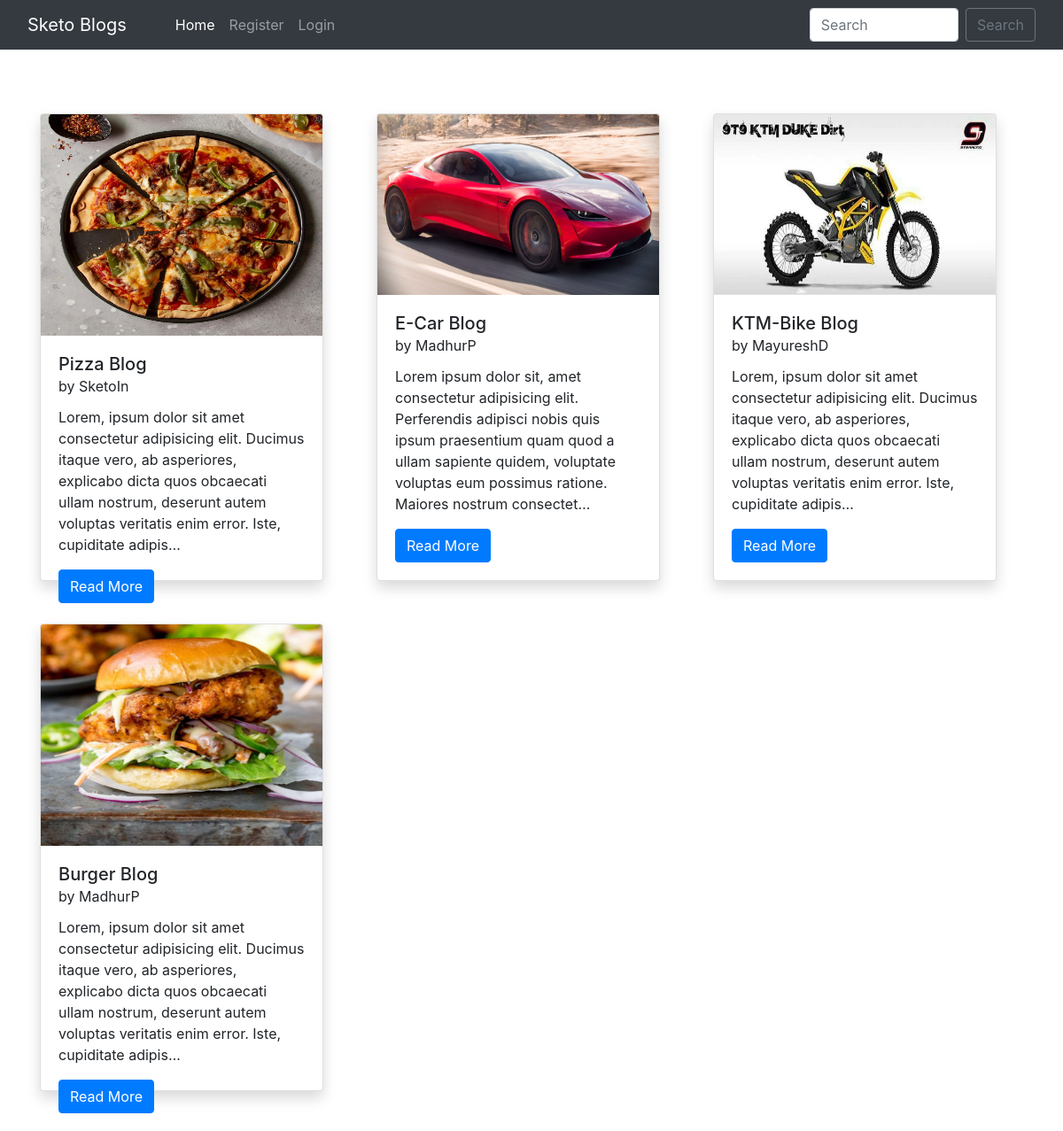
The page / on the database its author committed.
### home/models.py (models this page shows, shortened)
class BlogPost(models.Model):
    title=models.CharField(max_length=255)
    author= models.ForeignKey(User, on_delete=models.CASCADE)
    slug=models.CharField(max_length=130)
    content=models.TextField()
    image = models.ImageField(upload_to="profile_pics", blank=True, null=True)
    dateTime=models.DateTimeField(auto_now_add=True)

### home/views.py (the view)
# urls.py: path("", views.blogs, name="blogs"),
def blogs(request):
    posts = BlogPost.objects.all()
    posts = BlogPost.objects.filter().order_by('-dateTime')
    return render(request, "blog.html", {'posts':posts})

### home/templates/blog.html (shortened to what this page needs)
{% extends 'base.html' %}
{% block homeactive %} active {% endblock homeactive %}
{% block body %}
<div class="container mt-5 mb-3">
    <div class="row">
        {% for post in posts %}
        <div class="col-lg-4 my-4">
            <div class="card shadow" style="width: 20rem; height: 33rem;">
                <img src="/media/{{post.image}}" class="card-img-top" alt="..." height="250px">
                <div class="card-body">
                  <h5 class="card-title">{{post.title}} <br><small>by {{post.author}}</small></h5>
                  <p class="card-text">{{post.content| truncatechars:210}}</p>
                  <a href="blog/{{post.slug}}" class="btn btn-primary">Read More {% if user.is_superuser %}<a href="delete_blog_post/{{post.slug}}/" class="btn btn-danger mx-4">Delete Blog</a>{% endif %}</a>
                </div>
              </div>
        </div>
        {% endfor %}
    </div>
</div>
{% endblock %}

### home/templates/base.html (shortened to what this page needs)
<!doctype html>
<html lang="en">
  <head>
    <link href="//maxcdn.bootstrapcdn.com/bootstrap/4.1.1/css/bootstrap.min.css" rel="stylesheet" id="bootstrap-css">
    <link href="https://cdn.jsdelivr.net/npm/bootstrap@5.0.2/dist/css/bootstrap.min.css" rel="stylesheet">
    <link rel="stylesheet" href="https://maxcdn.bootstrapcdn.com/bootstrap/4.0.0/css/bootstrap.min.css">
  </head>
  <body>
    <nav class="navbar navbar-expand-lg navbar-dark bg-dark sticky-top">
        <div class="container-fluid">
          <a class="navbar-brand" href="#">Sketo Blogs</a>
          <div class="collapse navbar-collapse" id="navbarSupportedContent">
          <div class="container mx-3">
            <ul class="navbar-nav me-auto mb-2 mb-lg-0">
              <li class="nav-item">
                <a class="nav-link {% block homeactive %} {% endblock homeactive %}" aria-current="page" href="/">Home</a>
              </li>
              {% if user.is_authenticated %}
              <li class="nav-item">
                <a class="nav-link {% block add_blogs_active %} {% endblock add_blogs_active %}" href="/add_blogs/">Add Blogs</a>
              </li>
              <li class="nav-item">
                <a class="nav-link active" href="#">Hello {{request.user}}</a>
              </li>
              <li class="nav-item">
                <a class="nav-link {% block profileactive %} {% endblock profileactive %}" href="/profile/">Profile</a>
              </li>
              <li class="nav-item">
                <a class="nav-link" href="/logout/">Logout</a>
              </li>
              {% else %}
              <li class="nav-item">
                <a class="nav-link {% block registeractive %} {% endblock registeractive %}" href="/register/">Register</a>
              </li>
               <li class="nav-item">
                <a class="nav-link {% block loginactive %} {% endblock loginactive %}" href="/login/">Login</a>
              </li>
              {% endif %}
            </ul>
            </div>
            <form class="d-flex" method="POST" action="/search/"> {% csrf_token %}
              <input class="form-control me-2" type="search" placeholder="Search" name="searched" id="searched" aria-label="Search">
              <button href="/search/" class="btn btn-outline-secondary" type="submit">Search</button>
            </form>
          </div>
        </div>
      </nav>
      {% block body %}
      {% endblock %}
</body>
</html>

### rows shown on the page
BlogPost: image (picture), title "Pizza Blog", author "SketoIn", content "Lorem, ipsum dolor sit amet consectetur adipisicing elit. Ducimus itaque vero, ab asperiores, explicabo dicta quos obcaecati ullam nostrum, deserunt autem voluptas veritatis enim error. Iste, cupiditate adipis…"
BlogPost: image (picture), title "E-Car Blog", author "MadhurP", content "Lorem ipsum dolor sit, amet consectetur adipisicing elit. Perferendis adipisci nobis quis ipsum praesentium quam quod a ullam sapiente quidem, voluptate voluptas eum possimus ratione. Maiores nostrum consectet…"
BlogPost: image (picture), title "KTM-Bike Blog", author "MayureshD", content "Lorem, ipsum dolor sit amet consectetur adipisicing elit. Ducimus itaque vero, ab asperiores, explicabo dicta quos obcaecati ullam nostrum, deserunt autem voluptas veritatis enim error. Iste, cupiditate adipis…"
BlogPost: image (picture), title "Burger Blog", author "MadhurP", content "Lorem, ipsum dolor sit amet consectetur adipisicing elit. Ducimus itaque vero, ab asperiores, explicabo dicta quos obcaecati ullam nostrum, deserunt autem voluptas veritatis enim error. Iste, cupiditate adipis…"
